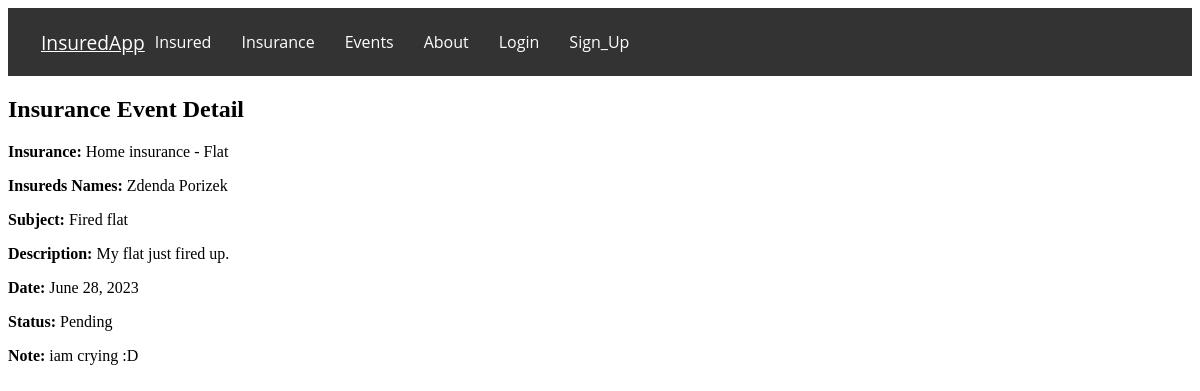
The page /insurance_event/4/ on the database as committed earlier.
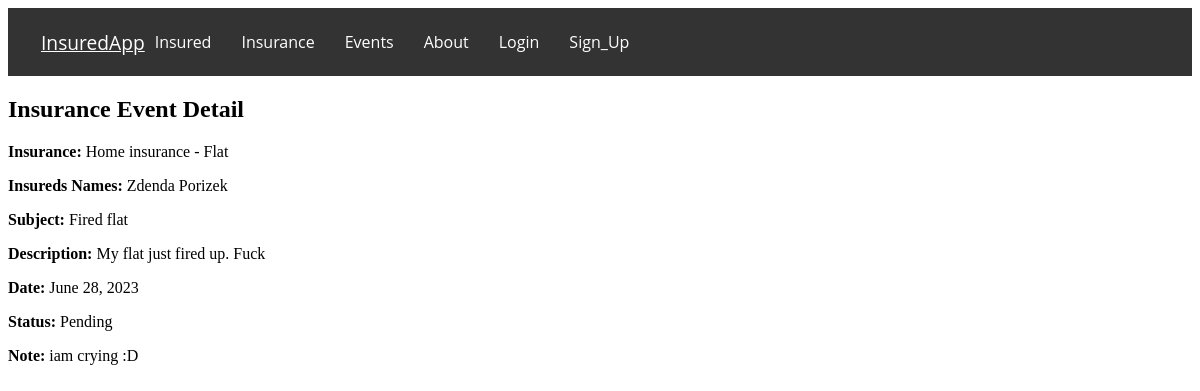
The same page on the database as committed later.
### evidence/models.py (models this page shows, shortened)
class InsuranceEvent(models.Model):
    STATUS_CHOICES = (
        ('pending', 'Pending'),
        ('approved', 'Approved'),
        ('rejected', 'Rejected'),
        ('in_progress', 'In Progress'),
        ('completed', 'Completed'),
    )
    insurance = models.ForeignKey(Insurance, on_delete=models.CASCADE, null=True)
    subject = models.CharField(max_length=32, null=True)
    description = models.TextField()
    date = models.DateField()
    status = models.CharField(max_length=32, choices=STATUS_CHOICES)
    note = models.TextField(blank=True, null=True)

class Insurance(models.Model):
    INSURANCE_TYPE = (
        ('home', 'Home insurance'),
        ('car', 'Car insurance'),
        ('property', 'Property insurance'),
    )
    insurance = models.ManyToManyField(Insured, related_name='insurance')
    type = models.CharField(max_length=32, choices=INSURANCE_TYPE)
    subject = models.CharField(max_length=32)
    amount = models.IntegerField()
    valid_from = models.DateField()
    valid_until = models.DateField()
    class Meta:
        ordering = ['id']

### evidence/views.py (the view)
# urls.py: path('insurance_event/<int:event_id>/', views.insurance_event_detail, name='insurance_event_detail'),
def insurance_event_detail(request, event_id):
    event = InsuranceEvent.objects.get(id=event_id)
    insured_names = ", ".join([insured.first_name for insured in event.insurance.insurance.all()])
    context = {
        'event': event,
        'insured_names': insured_names
    }
    return render(request, 'insurance_event_detail.html', context)

### evidence/templates/insurance_event_detail.html (shortened to what this page needs)
{% extends 'base.html' %}
{% block content %}
  <h2 class="insurance-event-detail-h">Insurance Event Detail</h2>
  <div class="insurance-event-detail">
    <p><strong>Insurance:</strong> {{ event.insurance.get_type_display }} - {{ event.insurance.subject }}</p>
    <p><strong>Insureds Names:</strong> {% for insured in event.insurance.insurance.all %}
        {{ insured.first_name }} {{ insured.last_name }}{% if not forloop.last %}, {% endif %}
      {% endfor %}</p>
    <p><strong>Subject:</strong> {{ event.subject }}</p>
    <p><strong>Description:</strong> {{ event.description }}</p>
    <p><strong>Date:</strong> {{ event.date }}</p>
    <p><strong>Status:</strong> {{ event.get_status_display }}</p>
    <p><strong>Note:</strong> {{ event.note }}</p>
  </div>
{% endblock %}

Rows that differ between the two databases and show on the page:
changed InsuranceEvent "Fired flat": description "My flat just fired up." → "My flat just fired up. Fuck"
